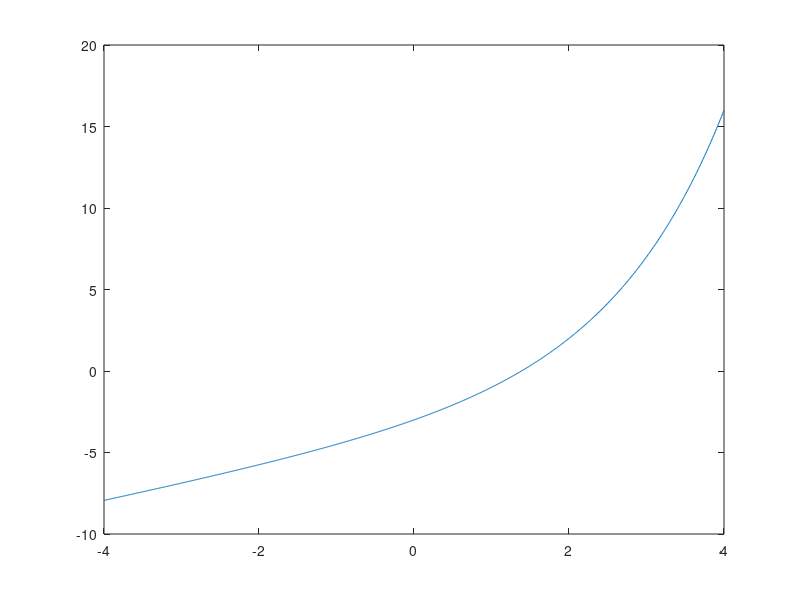

The MATLAB script that drew this image: (Note: this script raises an error after producing the figure.)
f = @(x) x - 4 + 2.^x;
xs = linspace(-4, 4, 1001); ys = f(xs); plot(xs, ys);
iter_func = @(x) log(4 - x)/log(2);
[x, iter] = fix_point_iteration(iter_func, 1.5, 1000, 1e-6);
disp(x); disp(iter);